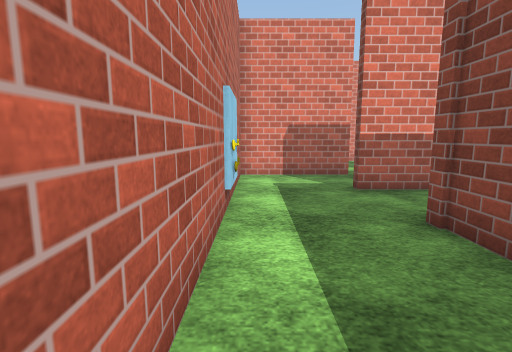
View 1 (above)

17 first-person views from a walk through a scene from a Unity 3-D project. The camera is 1.3 m above the floor, tilts 8° down and sees 85° across. The floor is counted in squares, 1 m on a side. Each view is taken from the middle of a square. On the plan, view 1 faces up. The plan holds only what a view shows up to about 13 squares ahead; the rest is blank. The place goes on beyond the plan. The player character is not drawn. Some surface patterns are stand-ins.

View 2
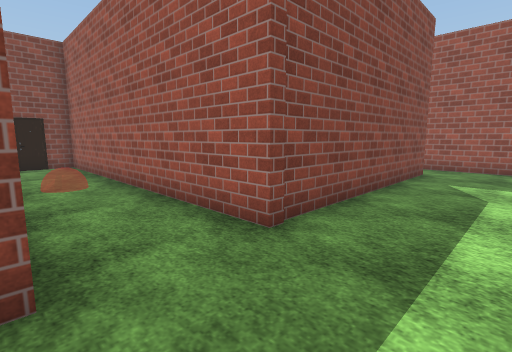

View 3
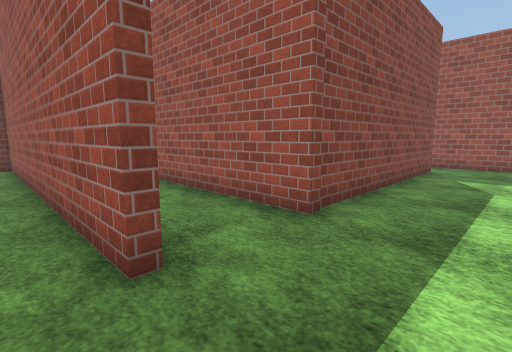

View 4
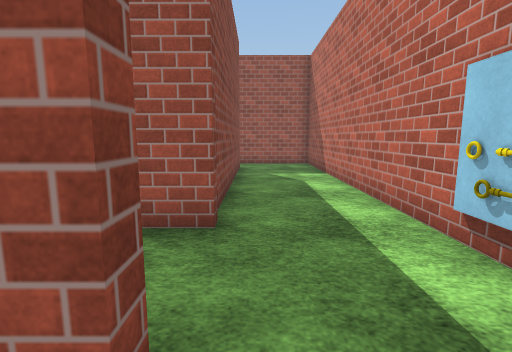

View 5
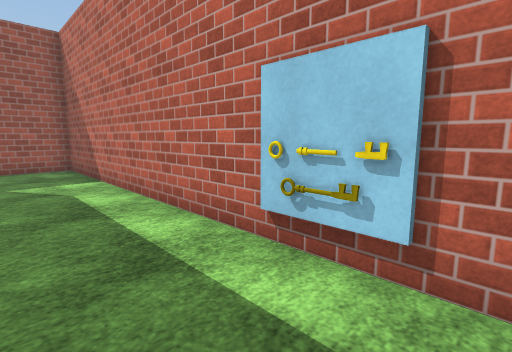

View 6
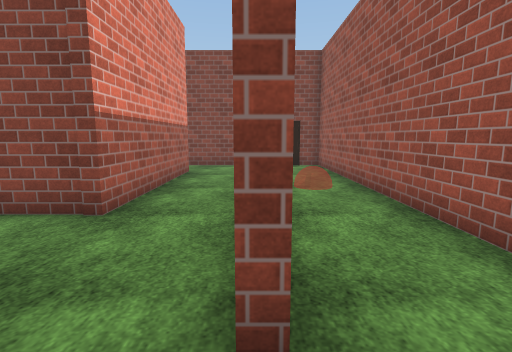

View 7
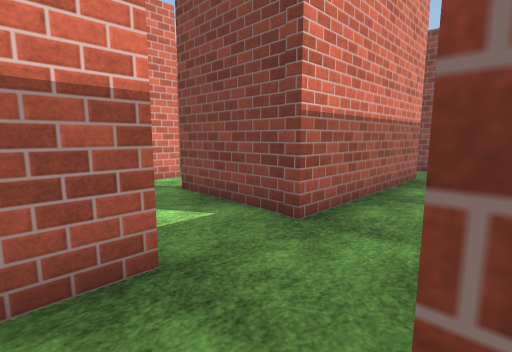

View 8
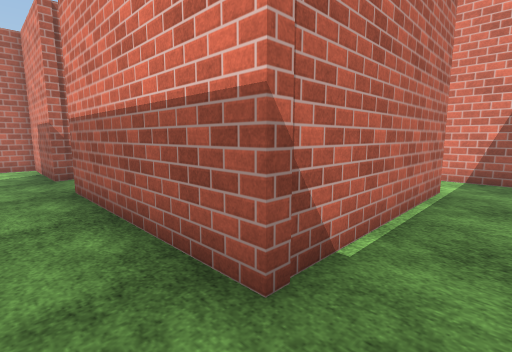

View 9
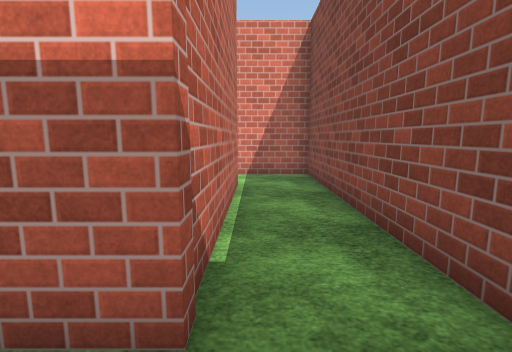

View 10
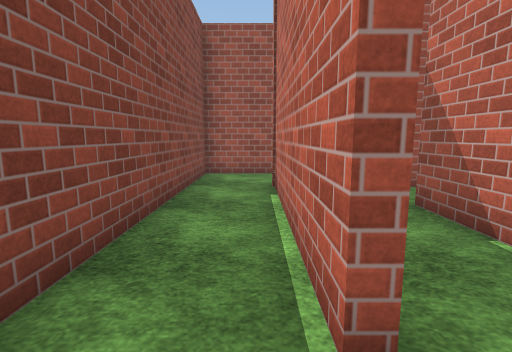

View 11
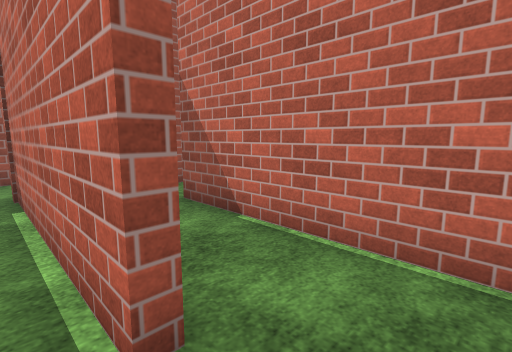

View 12
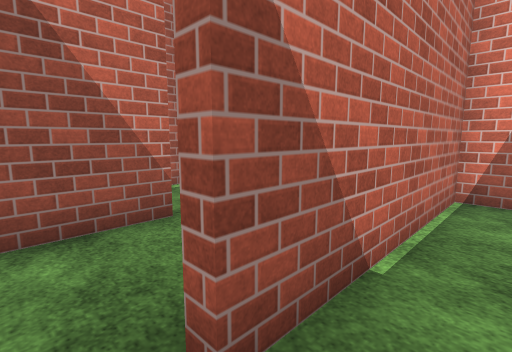

View 13
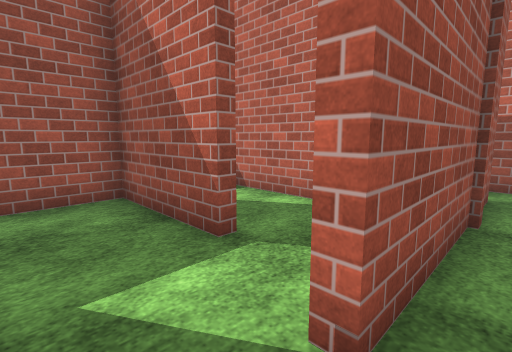

View 14
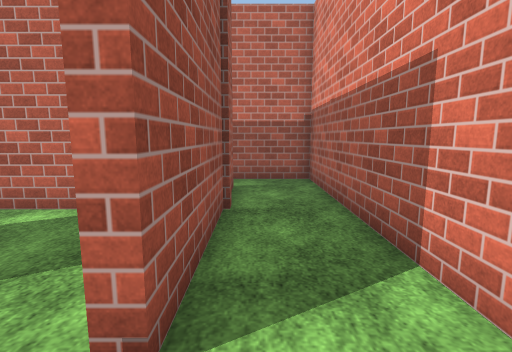

View 15
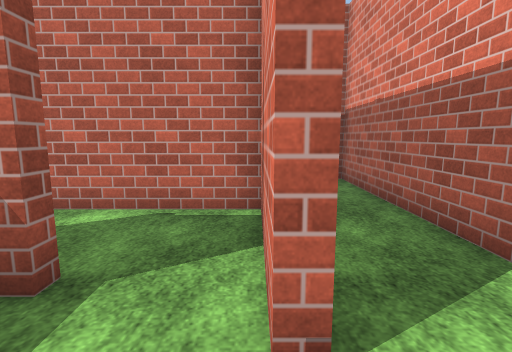

View 16
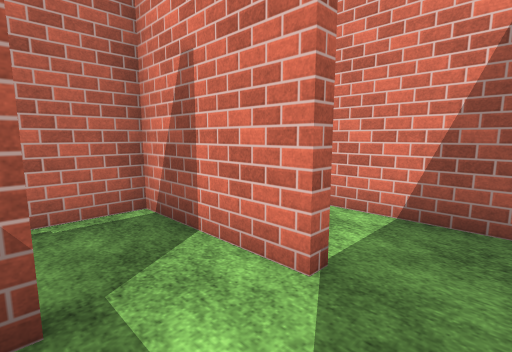

View 17
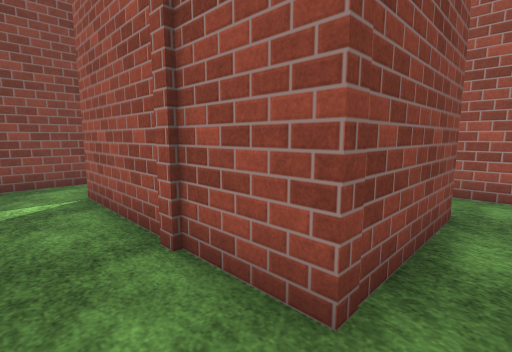

### Floor plan
Ten units are one square. View 1 is at (0, 0); x grows to the right and y downward. Boxes are objects, and circles mark ways between rooms. Rooms are numbered by the first view taken in them; rooms with no view inside come last. Other rooms are left out.
<svg viewBox="-10 -182 153 243">
<path fill="none" stroke="#000" d="M25 -38 25 -41 138 -41 138 -60M44 -68 25 -68M27 39 27 -39M31 -95 -5 -95 -5 56 31 56M25 -71 138 -71 138 -177 114 -177M115 -154 115 -95 56 -95 56 -132M56 -151 31 -151 31 -95M111 -154 115 -154M114 -177 90 -177 90 -118M8 -118 8 -154 66 -154 66 -151M82 -177 -5 -177 -5 -152M86 -149 86 -168M2 -99 12 -99M59 -132 59 -116M66 -151 56 -151M59 -116 59 -99 80 -99"/>
<rect x="-5" y="-55" width="10" height="10" fill="#bbb"><title>other object</title></rect>
<rect x="-5" y="-65" width="10" height="10" fill="#bbb"><title>other object</title></rect>
<circle cx="30" cy="-85" r="3" fill="#2a7"/>
<circle cx="110" cy="-165" r="3" fill="#2a7"/>
<circle cx="60" cy="-140" r="3" fill="#2a7"/>
<circle cx="90" cy="-110" r="3" fill="#2a7"/>
<circle cx="75" cy="-150" r="3" fill="#2a7"/>
<circle cx="75" cy="-125" r="3" fill="#2a7"/>
<text x="20" y="-20">1</text>
<text x="90" y="-90">2</text>
<text x="100" y="-140">3</text>
<text x="30" y="-160">4</text>
<text x="70" y="-130">5</text>
<text x="70" y="-110">6</text>
</svg>
Room 1 opens to room 2. Room 2 opens to room 3. Room 2 opens to room 5. Room 3 opens to room 6. Room 4 opens to room 5. Room 5 opens to room 6.

Where each view was taken, in squares from view 1:
view 1: 0 up, 0 right, facing up
view 2: 7 up, 0 right, facing down-right
view 3: 8 up, 0 right, facing down-right
view 4: 8 up, 2 right, facing down
view 5: 7 up, 2 right, facing down-left
view 6: 7 up, 1 right, facing right
view 7: 7 up, 2 right, facing up-right
view 8: 8 up, 13 right, facing up-left
view 9: 8 up, 12 right, facing up
view 10: 17 up, 12 right, facing down
view 11: 17 up, 12 right, facing down-left
view 12: 11 up, 10 right, facing up-left
view 13: 16 up, 8 right, facing down-left
view 14: 16 up, 8 right, facing left
view 15: 15 up, 8 right, facing left
view 16: 13 up, 8 right, facing up-left
view 17: 17 up, 0 right, facing down-right
